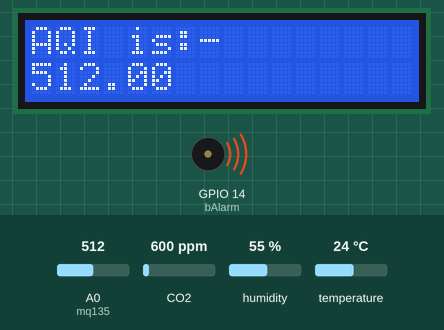
Bench run of a sketch on a simulated ESP8266 (NodeMCU). Shown: 16×2 character LCD, buzzer (waves = sounding). The test bench sets the inputs (shaded band); at power-on: CO2 600 ppm, humidity 55 %, A0 (mq135) = 512, temperature 24 °C. WiFi joins after 1.5 s; servers stay silent unless stated; what the sketch prints to the serial monitor is not drawn.

Above: at 4.0 s.
4.1 s: CO2 set to 452 ppm
10.8 s: humidity set to 22 %
At 18.2 s:
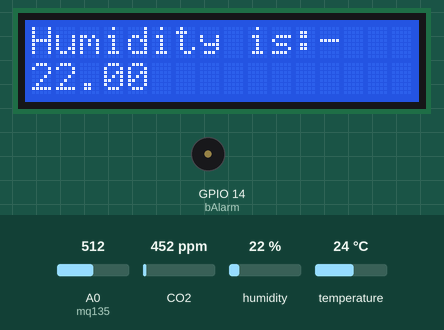
19.2 s: A0 (mq135) set to 490
At 24.5 s:
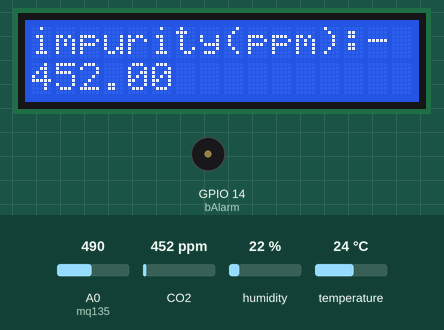
24.8 s: temperature set to 12 °C
At 35.8 s:
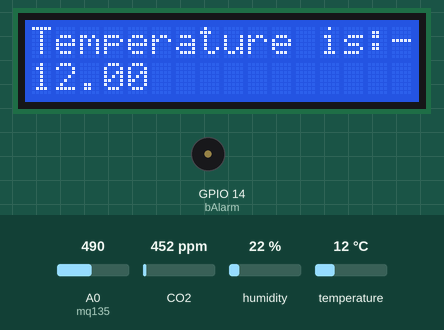
38.5 s: CO2 set to 1050 ppm
At 43.4 s:
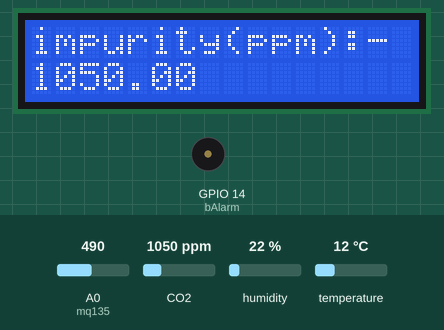
46.1 s: A0 (mq135) set to 510
At 49.8 s:
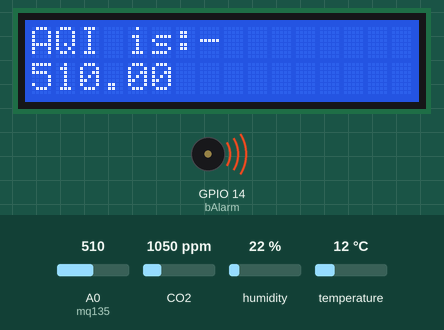
Timing chart, 0 to 52.1 s (numbered marks = the images above; inputs shaded):
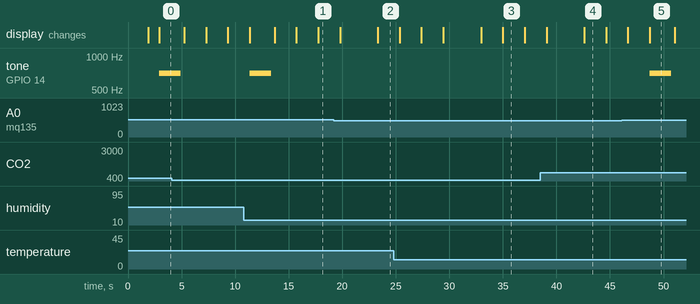

The sketch:

AirQualityMonitoringFinal.ino
```cpp
#define BLYNK_TEMPLATE_ID "TMPL3T46U3FRD"
#define BLYNK_TEMPLATE_NAME "Air Monitoring System"
#define BLYNK_AUTH_TOKEN "HNPdu1J60wOHg3QqHAlaP_08-NxtBGEf"
#include <ESP8266WiFi.h>
#include "MQ135.h"
#include <Wire.h>
#include <LiquidCrystal_I2C.h>
#include <BlynkSimpleEsp8266.h>
#include <DHT.h>
#define BLYNK_PRINT Serial
int mq135 = A0;
MQ135 gasSensor=MQ135(A0);
DHT dht2(2,DHT11);
char auth[] = BLYNK_AUTH_TOKEN;

char ssid[] = "Airel_7585824862";  // type your wifi name
char pass[] = "air18053";  // type your wifi password

double ppmImpurties=0;

BlynkTimer timer;
double data=0;
int bAlarm = 14;


LiquidCrystal_I2C lcd(0x27, 16, 2);


void sendSensor()
{


  data=analogRead(mq135);
  float t = dht2.readTemperature();
  float h = dht2.readHumidity();
  float ppmImpurities=gasSensor.getPPM();


  if(isnan(t)|| isnan(h) || isnan(ppmImpurities) || isnan(data)) {
    Serial.println("Failed to read from DHT sensor!");
    return;
  }
  if(data>=500){
    Blynk.logEvent("harmful_gas","harmful gas detected"); // To setup the notification event.
  }
  Blynk.virtualWrite(V0, t);

  // You can send any value at any time.
  // Please don't send more that 10 values per second.
  Blynk.virtualWrite(V1, h);
  Blynk.virtualWrite(V2, data);
  Blynk.virtualWrite(V3,ppmImpurities);

  Serial.println("Temperature : ");
  Serial.println(t);
  Serial.println("    Humidity : ");
  Serial.println(h);
  Serial.println("Aqi: ");
  Serial.println(data);
  Serial.println("ppmImpurities: ");
  Serial.println(ppmImpurities);


}

void setup(){

      Serial.begin(9600);

      pinMode(bAlarm, OUTPUT);
      Blynk.begin(auth, ssid, pass);
      dht2.begin();
      timer.setInterval(100L, sendSensor);

      lcd.begin();
      lcd.setBacklight(HIGH);
      lcd.setCursor(0,0);
      lcd.print("Welcome to ");
      lcd.setCursor(0,1);
      lcd.print("Air Monitoring");
      delay(1000);
}


void loop(){
  // Nothing Absolutely Nothing!


     float air_quality= analogRead(mq135);
     float ppmImpurities= gasSensor.getPPM();
     float t = dht2.readTemperature();
     float h = dht2.readHumidity();

    if(air_quality>=500){

     lcd.clear();
     lcd.setCursor(0,0);
     lcd.print("AQI is:- ");
     lcd.setCursor(0,1);
     lcd.print(air_quality);

     tone(bAlarm,700);
     delay(2000);
     tone(bAlarm,0);
     delay(300);

      lcd.clear();
      lcd.setCursor(0,0);
      lcd.print("impurity(ppm):- ");
      lcd.setCursor(0,1);
      lcd.print(ppmImpurities);
      delay(2000);


     lcd.clear();
     lcd.setCursor(0,0);
     lcd.print("Temperature is:- ");
     lcd.setCursor(0,1);
     lcd.print(t);
     delay(2000);


        lcd.clear();
     lcd.setCursor(0,0);
     lcd.print("Humidity is:- ");
     lcd.setCursor(0,1);
     lcd.print(h);
     delay(2000);

  }
  else{
     lcd.clear();
     lcd.setCursor(0,0);
     lcd.print("AQI is:- ");
     lcd.setCursor(0,1);
     lcd.print(air_quality);
     delay(3500);

      lcd.clear();
      lcd.setCursor(0,0);
      lcd.print("impurity(ppm):- ");
      lcd.setCursor(0,1);
      lcd.print(ppmImpurities);
      delay(2000);

      lcd.clear();
     lcd.setCursor(0,0);
     lcd.print("Temperature is:- ");
     lcd.setCursor(0,1);
     lcd.print(t);
      delay(2000);

     lcd.clear();
     lcd.setCursor(0,0);
     lcd.print("Humidity is:- ");
     lcd.setCursor(0,1);
     lcd.print(h);
      delay(2000);


  }


     Blynk.run();
     timer.run();


}
```

Measured:
- the behaviour switches between 500 and 499 on A0 (mq135) (found by bisection; images 1 and 2)
- after the input at 19.2 s, tone on GPIO 14 (bAlarm): stays silent (without the input it goes to 700 Hz after 0.61 s)
- after the input at 46.1 s, tone on GPIO 14 (bAlarm): silent → 700 Hz after 2.6 s, → silent 2.0 s later
- what the display in image 3 shows lasts 2.0 s, from 35.0 s to 37.0 s
